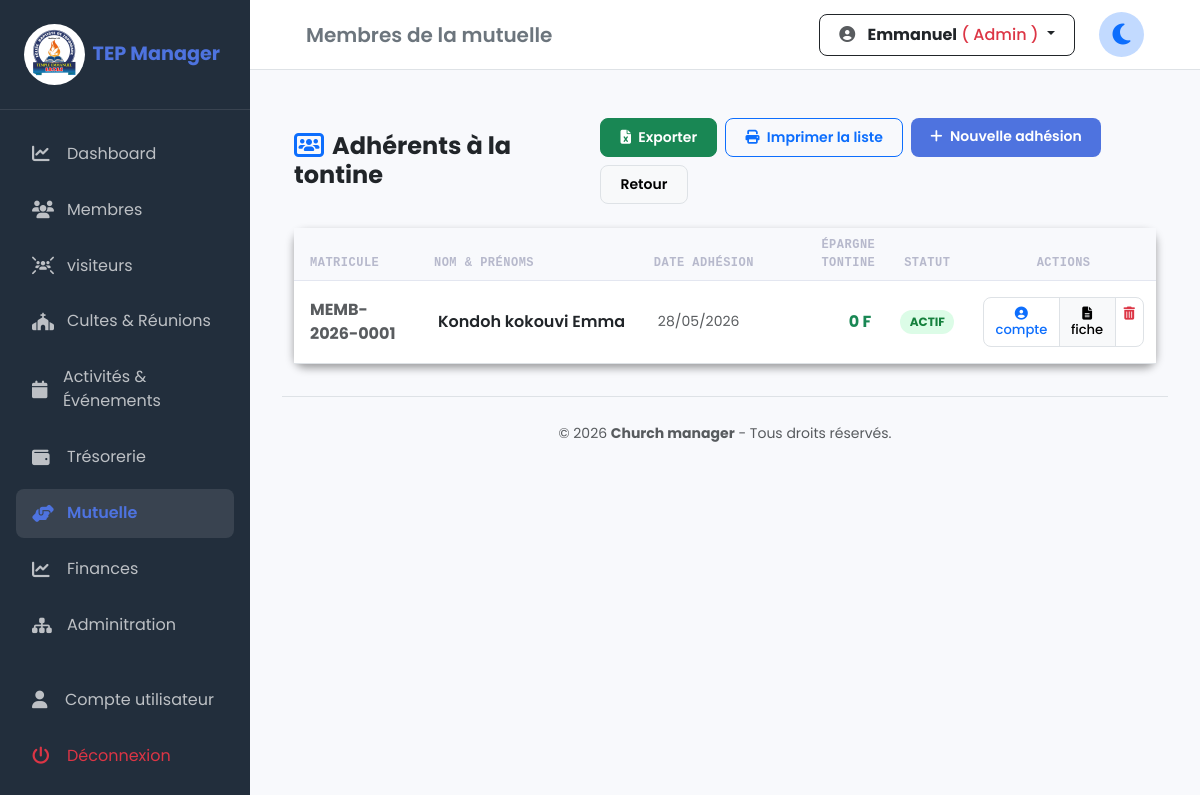
Page /mutuelle/membres_mutuelle.php (signed in) on the committed database.
### tables this page shows
CREATE TABLE IF NOT EXISTS `mutuelle_comptes` (
  `id` int NOT NULL AUTO_INCREMENT,
  `membre_id` int NOT NULL,
  `date_adhesion` date NOT NULL,
  `mise_journaliere` decimal(15,2) NOT NULL DEFAULT '0.00',
  `frais_tenue_mensuel` decimal(15,2) GENERATED ALWAYS AS ((`mise_journaliere` / 2)) STORED,
  `solde_tontine` decimal(15,2) DEFAULT '0.00',
  `solde_social` decimal(15,2) DEFAULT '0.00',
  `statut` enum('ACTIF','INACTIF','SUSPENDU') DEFAULT 'ACTIF',
  `created_at` timestamp NULL DEFAULT CURRENT_TIMESTAMP,
  PRIMARY KEY (`id`),
  UNIQUE KEY `unique_membre` (`membre_id`)
);

CREATE TABLE IF NOT EXISTS `membres` (
  `id` int NOT NULL AUTO_INCREMENT,
  `matricule` varchar(20) NOT NULL,
  `nom` varchar(100) NOT NULL,
  `prenoms` varchar(150) NOT NULL,
  `sexe` enum('Masculin','Feminin') NOT NULL,
  `date_naissance` date DEFAULT NULL,
  `lieu_naissance` varchar(100) DEFAULT NULL,
  `profession` varchar(100) DEFAULT NULL,
  `eglise_provenance` varchar(150) DEFAULT NULL,
  `date_arrivee` date DEFAULT NULL,
  `baptise` tinyint(1) DEFAULT '0',
  `date_bapteme` date DEFAULT NULL,
  `lieu_bapteme` varchar(150) DEFAULT NULL,
  `engagement_moral` tinyint(1) DEFAULT '0',
  `groupe_action` enum('Hommes','Femmes','Jeunesses','Enfants') DEFAULT NULL,
  `qualite` enum('Membre','Ami','Enfant') DEFAULT NULL,
  `statut_membre` enum('Actif','Inactif','Abandon','Depart') DEFAULT 'Actif',
  `telephone1` varchar(20) DEFAULT NULL,
  `telephone2` varchar(20) DEFAULT NULL,
  `email` varchar(100) DEFAULT NULL,
  `quartier` varchar(100) DEFAULT NULL,
  `situation_matrimoniale` enum('Marié(e)','Célibataire','Veuf(ve)','Divorcé(e)') DEFAULT 'Célibataire',
  `date_mariage` date DEFAULT NULL,
  `lieu_mariage` varchar(150) DEFAULT NULL,
  `nom_conjoint` varchar(200) DEFAULT NULL,
  `nombre_enfants` int DEFAULT '0',
  `photo` varchar(255) DEFAULT NULL,
  `commentaire` text,
  `date_enregistrement` timestamp NULL DEFAULT CURRENT_TIMESTAMP,
  `utilisateur_id` int DEFAULT NULL,
  PRIMARY KEY (`id`),
  UNIQUE KEY `matricule` (`matricule`),
  KEY `utilisateur_id` (`utilisateur_id`)
);

### mutuelle/membres_mutuelle.php (the view, shortened to what this page needs)
<?php
require_once "../config/database.php";
$sql = "SELECT mc.*, m.nom, m.prenoms, m.matricule FROM mutuelle_comptes mc JOIN membres m ON mc.membre_id = m.id ORDER BY m.nom ASC";
$adhérents = $pdo->query($sql)->fetchAll();
require_once '../includes/header.php';
?>
<div class="container mt-4">
    <div class="d-flex flex-column flex-md-row justify-content-between align-items-md-center gap-3 mb-4">
        <h4 class="fw-bold text-dark m-0"><i class="fa-solid fa-users-rectangle me-2 text-primary"></i>Adhérents à la tontine</h4>
        <div class="d-flex flex-wrap gap-2">
            <a href="export_membres.php" class="btn btn-success btn-sm fw-semibold">
                <i class="fa-solid fa-file-excel me-1"></i> Exporter
            </a>
            <a href="rapport_membres_mutuelle.php" class="btn btn-outline-primary btn-sm fw-semibold">
                <i class="fa fa-print me-1"></i> Imprimer la liste
            </a>
            <a href="adhesion.php" class="btn btn-primary btn-sm fw-semibold">
                <i class="fa-solid fa-plus me-1"></i> Nouvelle adhésion
            </a>
            <a href="index.php" class="btn btn-light btn-sm border fw-semibold">Retour</a>
        </div>
    </div>
    <div class="card border-0 shadow-sm">
        <div class="table-responsive">
            <table class="table table-hover align-middle mb-0">
                <thead class="table-light small text-uppercase font-monospace text-secondary">
                    <tr>
                        <th class="ps-3" style="width: 15%;">Matricule</th>
                        <th style="width: 25%;">Nom & prénoms</th>
                        <th style="width: 15%;">Date adhésion</th>
                        <th class="text-end" style="width: 12%;">Épargne tontine</th>
                        <th class="text-center" style="width: 10%;">Statut</th>
                        <th class="text-center" style="width: 21%;">Actions</th>
                    </tr>
                </thead>
                <tbody>
                    <?php if (empty($adhérents)): ?>
                        <tr>
                            <td colspan="6" class="text-center py-4 text-muted small">Aucun adhérent trouvé dans la mutuelle.</td>
                        </tr>
                    <?php else: ?>
                        <?php foreach($adhérents as $a): ?>
                        <tr>
                            <td class="ps-3 fw-bold text-muted"><?= $a['matricule'] ?></td>
                            <td class="fw-semibold text-dark"><?= htmlspecialchars($a['nom'] . ' ' . $a['prenoms']) ?></td>
                            <td class="small text-muted"><?= date('d/m/Y', strtotime($a['date_adhesion'])) ?></td>
                            <td class="text-end fw-bold text-success"><?= number_format($a['solde_tontine'], 0, ',', ' ') ?> F</td>
                            <td class="text-center">
                                <span class="badge rounded-pill bg-<?= $a['statut'] == 'ACTIF' ? 'success' : 'danger' ?>-subtle text-<?= $a['statut'] == 'ACTIF' ? 'success' : 'danger' ?> fw-bold" style="font-size: 0.75rem;">
                                    <?= $a['statut'] ?>
                                </span>
                            </td>
                            <td class="text-center">
                                <div class="btn-group" role="group">
                                    <a href="profil_compte.php?id=<?= $a['id'] ?>" class="btn btn-xs btn-outline-primary p-2 border" title="Voir le compte">
                                        <i class="fa-solid fa-circle-user"></i> compte
                                    </a>
                                    <a href="fiche_mensuelle.php?compte_id=<?= $a['id'] ?>" class="btn btn-xs btn-light p-2 border" title="Fiche mensuelle">
                                        <i class="fa-solid fa-file-lines"></i> fiche
                                    </a>
                                    <a href="supprimer_membre.php?id=<?= $a['id'] ?>"
                                       onclick="return confirm('Attention ! Êtes-vous sûr de vouloir supprimer définitivement cet adhérent et son compte de mutuelle ? Cette action est irréversible.');"
                                       class="btn btn-xs btn-outline-danger p-2 border"
                                       title="Supprimer l'adhérent">
                                        <i class="fa-solid fa-trash-can"></i>
                                    </a>
                                </div>
                            </td>
                        </tr>
                        <?php endforeach; ?>
                    <?php endif; ?>
                </tbody>
            </table>
        </div>
    </div>
</div>
<?php require_once '../includes/footer.php'; ?>

### assets/css/style.css (style rules this page uses)
:root { --primary-color: #4e73df; --secondary-color: #858796; --success-color: #1cc88a; --bg-light: #f8f9fc; --sidebar-bg: #222e3c; --sidebar-width: 250px; --topbar-height: 70px; --transition: all 0.3s ease; }
body { font-family: 'Poppins', sans-serif; background-color: var(--bg-light); color: #333; margin: 0; overflow-x: hidden; }
.card { border-radius: 12px; border: none; transition: transform 0.3s ease-in-out; }
.card.shadow-sm { box-shadow: 0 .25rem .5rem rgba(0,0,0,.375) !important; }
.table thead th { background-color: #f8f9fc; text-transform: uppercase; font-size: 0.75rem; letter-spacing: 0.5px; font-weight: 600; color: #b7b9cc; border-bottom: 1px solid #e3e6f0; }
.table tbody td { padding: 1rem 0.75rem; color: #5a5c69; }
.badge { padding: 0.5em 0.8em; font-weight: 500; }
.bg-success-subtle { background-color: #dcfce7 !important; color: #15803d !important; }
.btn { border-radius: 8px; padding: 0.5rem 1.2rem; gap : 2px; font-weight: 500; }
.btn-primary { background-color: var(--primary-color); border: none; }

### includes/header.php (style rules this page uses)
body { transition: background-color 0.5s ease, color 0.5s ease; }

### mutuelle/membres_mutuelle.php (style rules this page uses)
.btn-xs { padding: 0.25rem 0.4rem; font-size: 0.82rem; line-height: 1.2; }

### rows in the picture
mutuelle_comptes: membre.matricule "MEMB-2026-0001", membre.prenoms "Kondoh kokouvi Emma", date_adhesion "28/05/2026", solde_tontine "0", statut "ACTIF"

### other values in the picture
$titre_barre "Membres de la mutuelle"
$_SESSION['user_nom'] "Emmanuel"
$_SESSION['user_role_nom'] "Admin"
